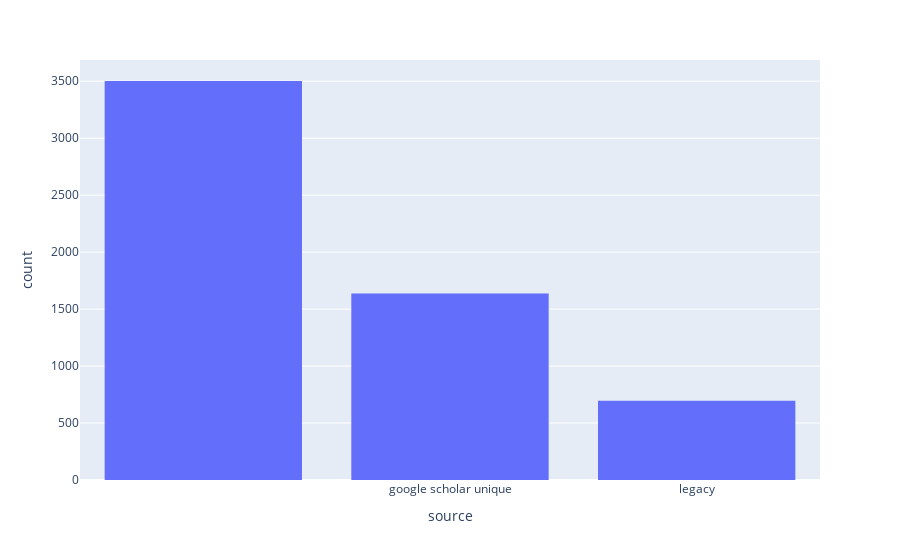

Notebook code cell kept with this figure:
### Code cell
# summarize the source column with a figure 
import plotly.express as px
fig = px.histogram(df_cure, x="source")
fig.show()

### Figure 1 — Plotly figure (JSON) as saved in the notebook; plotly's stock layout.template omitted (floating-point values rounded to 4 significant figures; data arrays with more than 128 entries replaced by an {"elided": "..."} marker saying what was removed)
{"data": [{"alignmentgroup": "True", "bingroup": "x", "hovertemplate": "source=%{x}<br>count=%{y}<extra></extra>", "legendgroup": "", "marker": {"color": "#636efa", "pattern": {"shape": ""}}, "name": "", "offsetgroup": "", "orientation": "v", "showlegend": false, "type": "histogram", "x": {"elided": "5835 str values"}, "xaxis": "x", "yaxis": "y"}], "layout": {"barmode": "relative", "legend": {"tracegroupgap": 0}, "margin": {"t": 60}, "xaxis": {"anchor": "y", "domain": [0, 1], "title": {"text": "source"}}, "yaxis": {"anchor": "x", "domain": [0, 1], "title": {"text": "count"}}}}
